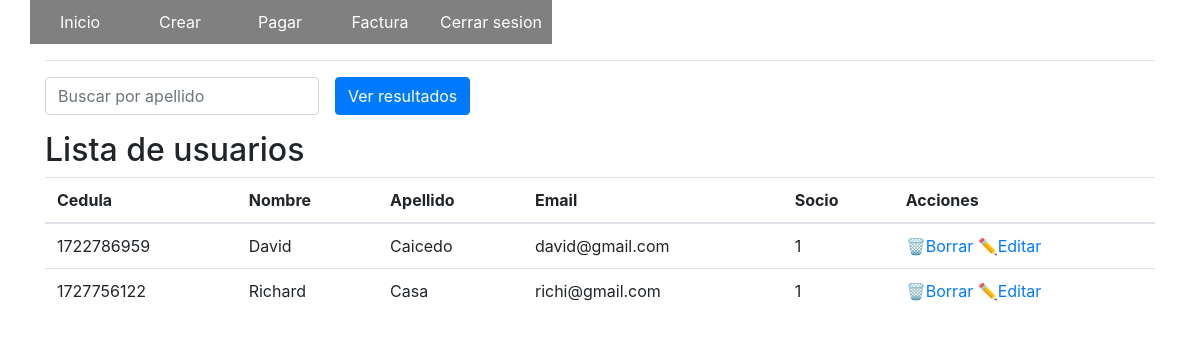
Page /index.php (signed in) on the committed database.
### tables this page shows
CREATE TABLE `usuario` (
  `CED_CLI` char(10) NOT NULL,
  `NOM_CLI` char(20) DEFAULT NULL,
  `APE_CLI` char(20) DEFAULT NULL,
  `CORR_CLI` char(30) DEFAULT NULL,
  `PASSWORD` char(20) DEFAULT NULL,
  `SOCIO` smallint(6) DEFAULT NULL,
  `rol` int(11) DEFAULT NULL
);

### funciones.php (called while the page is built, shortened)
<?php
function escapar($html) {
  return htmlspecialchars($html, ENT_QUOTES | ENT_SUBSTITUTE, "UTF-8");
}

### index.php (the view, shortened to what this page needs)
<?php
include 'funciones.php';
$error = false;
$config = include 'config.php';
try {
  $dsn = 'mysql:host=' . $config['db']['host'] . ';dbname=' . $config['db']['name'];
  $conexion = new PDO($dsn, $config['db']['user'], $config['db']['pass'], $config['db']['options']);
  if (isset($_POST['apellido'])) {
    $consultaSQL = "SELECT * FROM usuario WHERE APE_CLI LIKE '%" . $_POST['apellido'] . "%'";
  } else {
    $consultaSQL = "SELECT * FROM usuario";
  }
  $sentencia = $conexion->prepare($consultaSQL);
  $sentencia->execute();
  $usuario = $sentencia->fetchAll();
} catch(PDOException $error) {
  $error= $error->getMessage();
}
$titulo = isset($_POST['apellido']) ? 'Lista de usuarios (' . $_POST['apellido'] . ')' : 'Lista de usuarios';
?>
<?php include "templates/header.php"; ?>
<div class="container">
  <div class="row">
    <div class="col-md-12">
      <hr>
      <form method="post" class="form-inline">
        <div class="form-group mr-3">
          <input type="text" id="apellido" name="apellido" placeholder="Buscar por apellido" class="form-control">
        </div>
        <button type="submit" name="submit" class="btn btn-primary">Ver resultados</button>
      </form>
    </div>
  </div>
</div>
<div class="container">
  <div class="row">
    <div class="col-md-12">
      <h2 class="mt-3"><?= $titulo ?></h2>
      <table class="table">
        <thead>
          <tr>
            <th>Cedula</th>
            <th>Nombre</th>
            <th>Apellido</th>
            <th>Email</th>
            <th>Socio</th>
            <th>Acciones</th>
          </tr>
        </thead>
        <tbody>
          <?php
          if ($usuario && $sentencia->rowCount() > 0) {
            foreach ($usuario as $fila) {
              ?>
              <tr>
                <td><?php echo escapar($fila["CED_CLI"]); ?></td>
                <td><?php echo escapar($fila["NOM_CLI"]); ?></td>
                <td><?php echo escapar($fila["APE_CLI"]); ?></td>
                <td><?php echo escapar($fila["CORR_CLI"]); ?></td>
                <td><?php echo escapar($fila["SOCIO"]); ?></td>
                <td>
                  <a href="<?= 'borrar.php?id=' . escapar($fila["CED_CLI"]) ?>">🗑️Borrar</a>
                  <a href="<?= 'editar.php?id=' . escapar($fila["CED_CLI"]) ?>">✏️Editar</a>
                </td>
              </tr>
              <?php
            }
          }
          ?>
      </table>
    </div>
  </div>
</div>
<?php include "templates/footer.php"; ?>

### templates/header.php (style rules this page uses)
* { margin: 0; padding: 0; }

### rows in the picture
usuario: CED_CLI "1722786959", NOM_CLI "David", APE_CLI "Caicedo", CORR_CLI "david@gmail.com", SOCIO "1"
usuario: CED_CLI "1727756122", NOM_CLI "Richard", APE_CLI "Casa", CORR_CLI "richi@gmail.com", SOCIO "1"

### other values in the picture
$titulo "Lista de usuarios"
